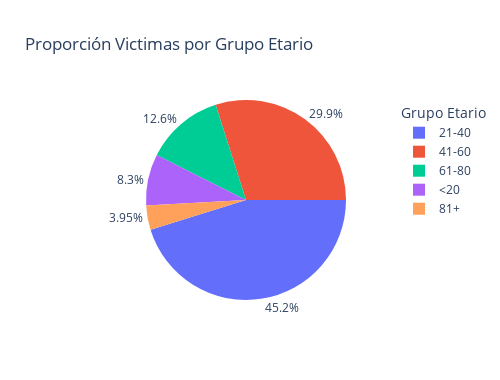

Notebook source saved alongside this figure:
### Markdown cell above
##### Pie Chart

### Code cell
# Creamos una grafica Pie-chart
fig = go.Figure(data=[go.Pie(labels=df_homicidios['EDAD_GRUPO'],
                             values=df_homicidios['N_VICTIMAS'],
                             rotation=90,
                             textposition='outside'
)])
# Configuramos el layout
fig.update_layout(title='Proporción Victimas por Grupo Etario',
                  autosize=False, width=500, height=380,
                  legend=dict(x=1, y=1),
                  legend_title='Grupo Etario',
                  template='plotly'
)
fig.show()

### Figure 1 — Plotly figure (JSON) as saved in the notebook; plotly's stock layout.template omitted (floating-point values rounded to 4 significant figures; data arrays with more than 128 entries replaced by an {"elided": "..."} marker saying what was removed)
{"data": [{"labels": {"elided": "715 str values"}, "rotation": 90, "textposition": "outside", "type": "pie", "values": {"elided": "715 int values"}}], "layout": {"autosize": false, "height": 380, "legend": {"title": {"text": "Grupo Etario"}, "x": 1, "y": 1}, "title": {"text": "Proporción Victimas por Grupo Etario"}, "width": 500}}
